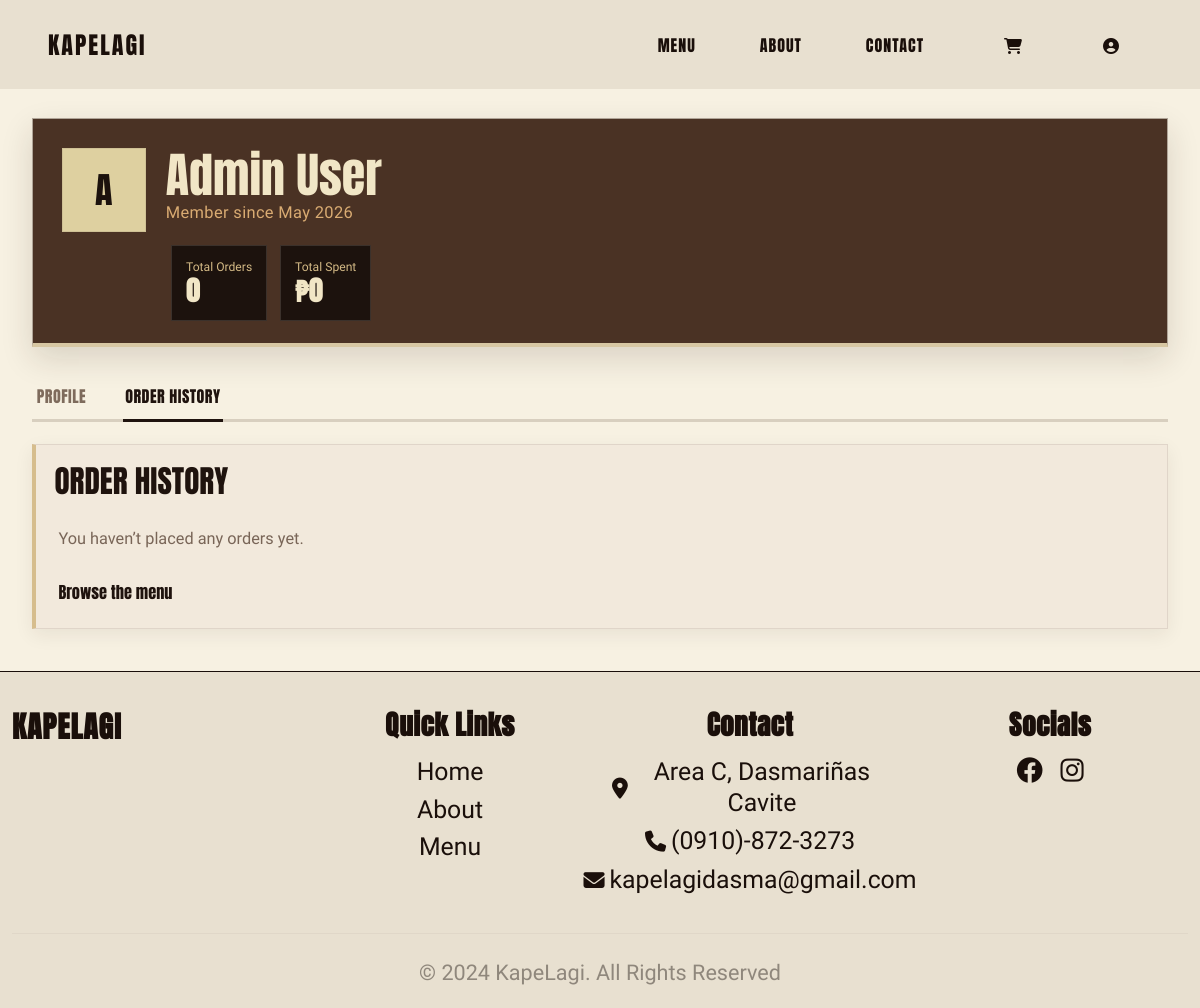
/profile.php?tab=orders (signed in), run on the app's committed database.
### tables this page shows
CREATE TABLE `users` (
  `id` int NOT NULL AUTO_INCREMENT,
  `name` varchar(100) NOT NULL,
  `email` varchar(100) NOT NULL,
  `password` varchar(255) NOT NULL,
  `role` varchar(20) NOT NULL DEFAULT 'customer',
  `email_verified_at` datetime DEFAULT NULL,
  `google_id` varchar(191) DEFAULT NULL,
  `oauth_provider` varchar(20) DEFAULT NULL,
  `oauth_avatar_url` varchar(255) DEFAULT NULL,
  `email_verification_token` varchar(64) DEFAULT NULL,
  `email_verification_code` varchar(6) DEFAULT NULL,
  `pending_email` varchar(100) DEFAULT NULL,
  `pending_email_verification_token` varchar(64) DEFAULT NULL,
  `pending_email_verification_code` varchar(6) DEFAULT NULL,
  `terms_accepted_at` datetime DEFAULT NULL,
  `terms_version` varchar(20) DEFAULT NULL,
  `phone` varchar(20) DEFAULT NULL,
  `address` varchar(255) DEFAULT NULL,
  `city` varchar(50) DEFAULT NULL,
  `province` varchar(50) DEFAULT NULL,
  `created_at` timestamp NULL DEFAULT CURRENT_TIMESTAMP,
  `updated_at` timestamp NULL DEFAULT CURRENT_TIMESTAMP ON UPDATE CURRENT_TIMESTAMP,
  PRIMARY KEY (`id`),
  UNIQUE KEY `uq_users_email` (`email`),
  UNIQUE KEY `uq_users_google_id` (`google_id`),
  KEY `idx_users_role` (`role`)
);

### profile.php (the view, shortened to what this page needs)
<?php
include 'config/db.php';
$user_id = $_SESSION['user_id'];
$user_name = $_SESSION['user_name'] ?? '';
$active_tab = (isset($_GET['tab']) && $_GET['tab'] === 'orders') ? 'orders' : 'profile';
$user_sql = "SELECT * FROM users WHERE id = ?";
$user_stmt = $conn->prepare($user_sql);
$user_stmt->bind_param('i', $user_id);
$user_stmt->execute();
$user_result = $user_stmt->get_result();
$user = $user_result->fetch_assoc() ?: [];
$display_name = $user['name'] ?? $user_name ?? 'Customer';
$member_since = !empty($user['created_at']) ? date('F Y', strtotime($user['created_at'])) : 'Member';
$avatar_letter = strtoupper(substr(trim($display_name), 0, 1) ?: 'C');
$stats_sql = "SELECT COUNT(*) AS total_orders, COALESCE(SUM(total_amount), 0) AS total_spent FROM orders WHERE user_id = ?";
$stats_stmt = $conn->prepare($stats_sql);
$stats_stmt->bind_param('i', $user_id);
$stats_stmt->execute();
$stats_result = $stats_stmt->get_result();
$stats = $stats_result->fetch_assoc() ?: ['total_orders' => 0, 'total_spent' => 0];
$total_orders = (int) ($stats['total_orders'] ?? 0);
$total_spent = (float) ($stats['total_spent'] ?? 0);
$orders = [];
function profile_format_amount($amount)
{
    return '₱' . number_format((float) $amount, 0);
}
?>
<!DOCTYPE html>
<html lang="en">
<head>
    <link href="https://cdn.jsdelivr.net/npm/bootstrap@5.3.0/dist/css/bootstrap.min.css" rel="stylesheet">
    <link rel="stylesheet" href="https://cdnjs.cloudflare.com/ajax/libs/font-awesome/6.4.0/css/all.min.css">
    <link rel="stylesheet" href="assets/css/styles.css">
    <link rel="stylesheet" href="assets/css/profile.css">
</head>
<body class="profile-page">
    <?php include 'components/navbar.php'; ?>
    <main class="profile-shell container-lg">
        <section class="profile-hero">
            <div class="profile-hero-main">
                <div class="profile-avatar" aria-hidden="true"><?php echo htmlspecialchars($avatar_letter); ?></div>
                <div class="profile-hero-copy">
                    <h1><?php echo htmlspecialchars($display_name); ?></h1>
                    <p>Member since <?php echo htmlspecialchars($member_since); ?></p>
                </div>
            </div>
            <div class="profile-stats">
                <article class="stat-card">
                    <span class="stat-label">Total Orders</span>
                    <strong><?php echo number_format($total_orders); ?></strong>
                </article>
                <article class="stat-card">
                    <span class="stat-label">Total Spent</span>
                    <strong><?php echo profile_format_amount($total_spent); ?></strong>
                </article>
            </div>
        </section>
        <nav class="profile-tabs" aria-label="Profile sections">
            <a class="profile-tab <?php echo $active_tab === 'profile' ? 'active' : ''; ?>" href="profile.php?tab=profile">Profile</a>
            <a class="profile-tab <?php echo $active_tab === 'orders' ? 'active' : ''; ?>" href="profile.php?tab=orders">Order History</a>
        </nav>
        <section class="profile-panel <?php echo $active_tab === 'orders' ? 'active' : ''; ?>" id="orders-panel">
            <article class="profile-card orders-card">
                <h2>Order History</h2>
                <?php if (empty($orders)): ?>
                    <div class="empty-state">
                        <p>You haven’t placed any orders yet.</p>
                        <a href="menu.php" class="empty-state-link">Browse the menu</a>
                    </div>
                <?php endif; ?>
            </article>
        </section>
    </main>
    <?php include 'components/footer.php'; ?>
</body>
</html>

### assets/css/styles.css (style rules this page uses)
:root { --color-dark-bg: #1A0F0A; --color-navbar-bg: #E8E0D0; --color-text-primary: #F5F1E8; --color-text-secondary: #D6D0C4; --color-accent: #A17C5C; --font-header: 'Anton', sans-serif; --font-body: 'Smooch Sans', sans-serif; }
* { margin: 0; padding: 0; box-sizing: border-box; }
html { scroll-behavior: smooth; }
body { font-family: var(--font-body); background-color: var(--color-dark-bg); color: var(--color-text-primary); overflow-x: hidden; }
a, button { transition: all 0.3s ease; }

### assets/css/profile.css (style rules this page uses)
.profile-page { background: #f7f1e2; color: #2b1a12; }
.profile-shell { padding-top: 1.8rem; padding-bottom: 2.6rem; max-width: 1160px; }
.profile-hero { background: #4a3224; border: 1px solid rgba(214, 208, 196, 0.72); border-bottom: 4px solid #d7c7a3; box-shadow: 0 12px 30px rgba(42, 25, 16, 0.14); padding: 1.8rem 1.8rem 1.35rem; margin-bottom: 1.55rem; }
.profile-hero-main { display: flex; align-items: center; gap: 1.25rem; flex-wrap: wrap; }
.profile-avatar { width: 84px; height: 84px; display: grid; place-items: center; background: #ded0a0; color: #1c120d; font-family: var(--font-header); font-size: 2.25rem; box-shadow: inset 0 0 0 1px rgba(28, 18, 13, 0.08); }
.profile-hero-copy h1 { font-family: var(--font-header); font-size: clamp(2.8rem, 4vw, 4.65rem); line-height: 0.9; color: #f1e6c6; margin: 0; }
.profile-hero-copy p { margin: 0.25rem 0 0; font-family: var(--font-body); font-size: 1.03rem; color: #d9ab72; letter-spacing: 0.02em; }
.profile-stats { display: flex; gap: 0.85rem; flex-wrap: wrap; margin-top: 0.85rem; padding-left: 6.85rem; }
.stat-card { min-width: 74px; padding: 0.7rem 0.85rem 0.68rem; background: #1c120d; color: #f1e6c6; border: 1px solid rgba(214, 208, 196, 0.16); }
.stat-label { display: block; font-family: var(--font-body); font-size: 0.76rem; color: #d3b985; margin-bottom: 0.1rem; }
.stat-card strong { font-family: var(--font-header); font-size: 1.7rem; line-height: 1; color: #f1e6c6; }
.profile-tabs { display: flex; gap: 2.15rem; border-bottom: 3px solid rgba(74, 50, 36, 0.18); margin-bottom: 1.4rem; padding: 0 0.15rem; }
.profile-tab { position: relative; display: inline-flex; align-items: center; padding: 0.78rem 0.15rem 0.68rem; font-family: var(--font-header); font-size: 1rem; letter-spacing: 0.03em; color: rgba(74, 50, 36, 0.7); text-decoration: none; text-transform: uppercase; border: 0; background: transparent; }
.profile-tab::after { content: ''; position: absolute; left: 0; right: 0; bottom: -3px; height: 3px; background: transparent; }
.profile-tab.active { color: #1f130e; }
.profile-tab.active::after { background: #1f130e; }
.profile-panel { display: none; }
.profile-panel.active { display: block; }
.profile-card { background: #f2e9dc; border: 1px solid rgba(74, 50, 36, 0.1); border-left: 4px solid rgba(211, 185, 133, 0.9); box-shadow: 0 6px 18px rgba(42, 25, 16, 0.07); padding: 1.25rem 1.15rem 1.1rem; position: relative; }
.profile-card h2 { margin: 0 0 0.9rem; font-family: var(--font-header); font-size: 1.95rem; color: #1f130e; line-height: 1; text-transform: uppercase; }
.orders-card { padding-bottom: 1.15rem; }
.empty-state { padding: 1rem 0.25rem 0.2rem; font-family: var(--font-body); font-size: 1.02rem; color: rgba(74, 50, 36, 0.72); }
.empty-state-link { display: inline-block; margin-top: 0.8rem; font-family: var(--font-header); color: #1f130e; text-decoration: none; }

### assets/css/notifications.css (style rules this page uses)
:root { --kape-dark: #180a05; --kape-brown: #4a3022; --kape-olive: #c7c39f; --kape-cream: #d8d4b7; --kape-border: #6b5a4a; }

### data on the page
users: name "A", name "Admin User", created_at "May 2026"

### other printed values
$total_orders "0"
profile_format_amount($total_spent) "₱0"
